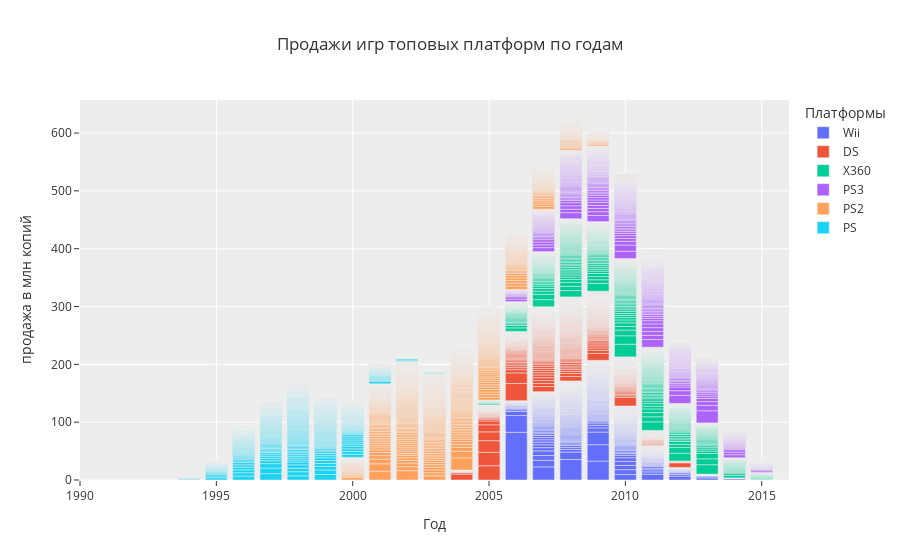

Here is the notebook cell this chart was saved with:
### Code cell
fig = px.bar(pivot_3, x='year', y='total_sales', color='platform', title='Продажи игр топовых платформ по годам')
fig.update_layout(template='ggplot2',
                  title=dict(x=.5, xanchor="center"),
                  xaxis_title='Год',
                  yaxis_title='продажа в млн копий',
                  legend_title='Платформы'
                 )
fig.update_xaxes(range = [1990, 2016])
fig.show()

### Figure 1 — Plotly figure (JSON) as saved in the notebook; plotly's stock layout.template omitted (floating-point values rounded to 4 significant figures; data arrays with more than 128 entries replaced by an {"elided": "..."} marker saying what was removed)
{"data": [{"alignmentgroup": "True", "hovertemplate": "platform=Wii<br>year=%{x}<br>total_sales=%{y}<extra></extra>", "legendgroup": "Wii", "marker": {"color": "#636efa", "pattern": {"shape": ""}}, "name": "Wii", "offsetgroup": "Wii", "orientation": "v", "showlegend": true, "textposition": "auto", "type": "bar", "x": {"elided": "1320 int values"}, "xaxis": "x", "y": {"elided": "1320 float values"}, "yaxis": "y"}, {"alignmentgroup": "True", "hovertemplate": "platform=DS<br>year=%{x}<br>total_sales=%{y}<extra></extra>", "legendgroup": "DS", "marker": {"color": "#EF553B", "pattern": {"shape": ""}}, "name": "DS", "offsetgroup": "DS", "orientation": "v", "showlegend": true, "textposition": "auto", "type": "bar", "x": {"elided": "2151 int values"}, "xaxis": "x", "y": {"elided": "2151 float values"}, "yaxis": "y"}, {"alignmentgroup": "True", "hovertemplate": "platform=X360<br>year=%{x}<br>total_sales=%{y}<extra></extra>", "legendgroup": "X360", "marker": {"color": "#00cc96", "pattern": {"shape": ""}}, "name": "X360", "offsetgroup": "X360", "orientation": "v", "showlegend": true, "textposition": "auto", "type": "bar", "x": {"elided": "1262 int values"}, "xaxis": "x", "y": {"elided": "1262 float values"}, "yaxis": "y"}, {"alignmentgroup": "True", "hovertemplate": "platform=PS3<br>year=%{x}<br>total_sales=%{y}<extra></extra>", "legendgroup": "PS3", "marker": {"color": "#ab63fa", "pattern": {"shape": ""}}, "name": "PS3", "offsetgroup": "PS3", "orientation": "v", "showlegend": true, "textposition": "auto", "type": "bar", "x": {"elided": "1331 int values"}, "xaxis": "x", "y": {"elided": "1331 float values"}, "yaxis": "y"}, {"alignmentgroup": "True", "hovertemplate": "platform=PS2<br>year=%{x}<br>total_sales=%{y}<extra></extra>", "legendgroup": "PS2", "marker": {"color": "#FFA15A", "pattern": {"shape": ""}}, "name": "PS2", "offsetgroup": "PS2", "orientation": "v", "showlegend": true, "textposition": "auto", "type": "bar", "x": {"elided": "2161 int values"}, "xaxis": "x", "y": {"elided": "2161 float values"}, "yaxis": "y"}, {"alignmentgroup": "True", "hovertemplate": "platform=PS<br>year=%{x}<br>total_sales=%{y}<extra></extra>", "legendgroup": "PS", "marker": {"color": "#19d3f3", "pattern": {"shape": ""}}, "name": "PS", "offsetgroup": "PS", "orientation": "v", "showlegend": true, "textposition": "auto", "type": "bar", "x": {"elided": "1197 int values"}, "xaxis": "x", "y": {"elided": "1197 float values"}, "yaxis": "y"}], "layout": {"autosize": true, "barmode": "relative", "legend": {"title": {"text": "Платформы"}, "tracegroupgap": 0}, "title": {"text": "Продажи игр топовых платформ по годам", "x": 0.5, "xanchor": "center"}, "xaxis": {"anchor": "y", "domain": [0, 1], "range": [1990, 2016], "title": {"text": "Год"}, "type": "linear"}, "yaxis": {"anchor": "x", "autorange": true, "domain": [0, 1], "range": [0, 657.2], "title": {"text": "продажа в млн копий"}, "type": "linear"}}}
